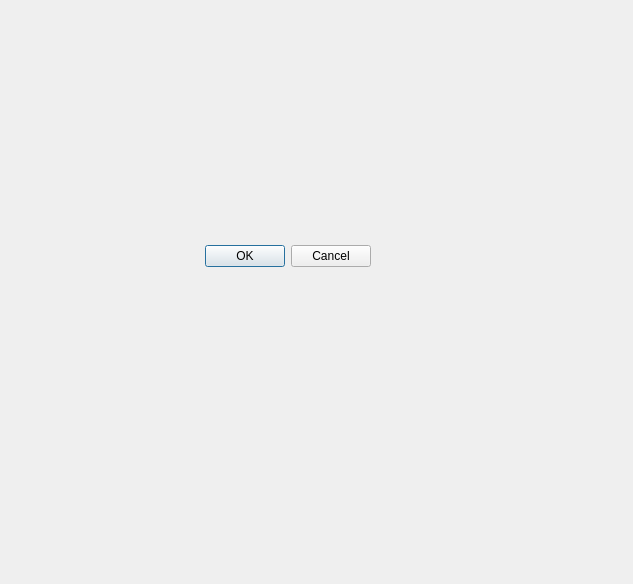
<?xml version="1.0" encoding="UTF-8"?>
<ui version="4.0">
 <class>Dialog</class>
 <widget class="QDialog" name="Dialog">
  <property name="geometry">
   <rect>
    <x>0</x>
    <y>0</y>
    <width>633</width>
    <height>584</height>
   </rect>
  </property>
  <property name="windowTitle">
   <string>Dialog</string>
  </property>
  <widget class="QDialogButtonBox" name="buttonBox">
   <property name="geometry">
    <rect>
     <x>30</x>
     <y>240</y>
     <width>341</width>
     <height>32</height>
    </rect>
   </property>
   <property name="orientation">
    <enum>Qt::Horizontal</enum>
   </property>
   <property name="standardButtons">
    <set>QDialogButtonBox::Cancel|QDialogButtonBox::Ok</set>
   </property>
  </widget>
 </widget>
 <resources/>
 <connections>
  <connection>
   <sender>buttonBox</sender>
   <signal>accepted()</signal>
   <receiver>Dialog</receiver>
   <slot>accept()</slot>
   <hints>
    <hint type="sourcelabel">
     <x>248</x>
     <y>254</y>
    </hint>
    <hint type="destinationlabel">
     <x>157</x>
     <y>274</y>
    </hint>
   </hints>
  </connection>
  <connection>
   <sender>buttonBox</sender>
   <signal>rejected()</signal>
   <receiver>Dialog</receiver>
   <slot>reject()</slot>
   <hints>
    <hint type="sourcelabel">
     <x>316</x>
     <y>260</y>
    </hint>
    <hint type="destinationlabel">
     <x>286</x>
     <y>274</y>
    </hint>
   </hints>
  </connection>
 </connections>
</ui>
